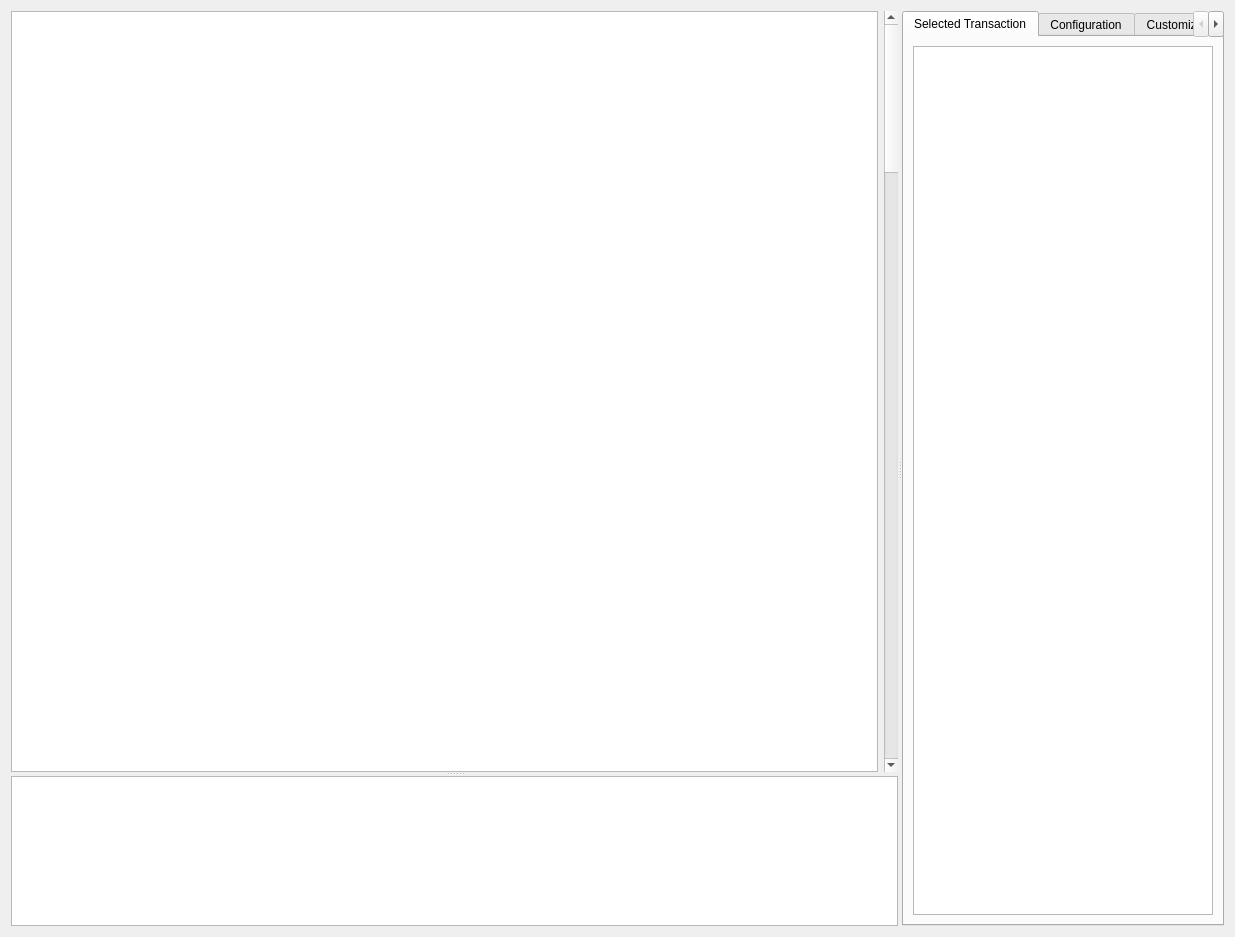
<?xml version="1.0" encoding="UTF-8"?>
<ui version="4.0">
 <class>TraceFileTab</class>
 <widget class="QWidget" name="TraceFileTab">
  <property name="geometry">
   <rect>
    <x>0</x>
    <y>0</y>
    <width>1235</width>
    <height>937</height>
   </rect>
  </property>
  <property name="windowTitle">
   <string>Form</string>
  </property>
  <layout class="QGridLayout" name="gridLayout">
   <item row="0" column="0">
    <widget class="QSplitter" name="splitter_2">
     <property name="sizePolicy">
      <sizepolicy hsizetype="Preferred" vsizetype="Preferred">
       <horstretch>0</horstretch>
       <verstretch>0</verstretch>
      </sizepolicy>
     </property>
     <property name="baseSize">
      <size>
       <width>1000</width>
       <height>0</height>
      </size>
     </property>
     <property name="orientation">
      <enum>Qt::Orientation::Horizontal</enum>
     </property>
     <widget class="QSplitter" name="splitter">
      <property name="sizePolicy">
       <sizepolicy hsizetype="Preferred" vsizetype="Expanding">
        <horstretch>1</horstretch>
        <verstretch>0</verstretch>
       </sizepolicy>
      </property>
      <property name="orientation">
       <enum>Qt::Orientation::Vertical</enum>
      </property>
      <widget class="QWidget" name="traceplotContainer" native="true">
       <property name="sizePolicy">
        <sizepolicy hsizetype="Preferred" vsizetype="Expanding">
         <horstretch>0</horstretch>
         <verstretch>250</verstretch>
        </sizepolicy>
       </property>
       <layout class="QHBoxLayout" name="horizontalLayout_3">
        <item>
         <widget class="TracePlot" name="traceplot">
          <property name="sizePolicy">
           <sizepolicy hsizetype="Preferred" vsizetype="Preferred">
            <horstretch>0</horstretch>
            <verstretch>0</verstretch>
           </sizepolicy>
          </property>
          <property name="minimumSize">
           <size>
            <width>0</width>
            <height>0</height>
           </size>
          </property>
          <property name="focusPolicy">
           <enum>Qt::FocusPolicy::StrongFocus</enum>
          </property>
         </widget>
        </item>
        <item>
         <widget class="QScrollBar" name="traceplotScrollbar">
          <property name="enabled">
           <bool>true</bool>
          </property>
          <property name="pageStep">
           <number>25</number>
          </property>
          <property name="orientation">
           <enum>Qt::Orientation::Vertical</enum>
          </property>
          <property name="invertedAppearance">
           <bool>false</bool>
          </property>
          <property name="invertedControls">
           <bool>true</bool>
          </property>
         </widget>
        </item>
       </layout>
      </widget>
      <widget class="TraceScroller" name="traceScroller">
       <property name="sizePolicy">
        <sizepolicy hsizetype="Expanding" vsizetype="Minimum">
         <horstretch>0</horstretch>
         <verstretch>1</verstretch>
        </sizepolicy>
       </property>
       <property name="minimumSize">
        <size>
         <width>0</width>
         <height>150</height>
        </size>
       </property>
      </widget>
     </widget>
     <widget class="QTabWidget" name="tabWidget">
      <property name="sizePolicy">
       <sizepolicy hsizetype="Preferred" vsizetype="Preferred">
        <horstretch>0</horstretch>
        <verstretch>0</verstretch>
       </sizepolicy>
      </property>
      <property name="minimumSize">
       <size>
        <width>0</width>
        <height>500</height>
       </size>
      </property>
      <property name="currentIndex">
       <number>0</number>
      </property>
      <widget class="QWidget" name="tabSelectedTrans">
       <attribute name="title">
        <string>Selected Transaction</string>
       </attribute>
       <layout class="QGridLayout" name="gridLayout_2">
        <item row="0" column="0">
         <widget class="SelectedTransactionTreeWidget" name="selectedTransactionTree">
          <property name="sizePolicy">
           <sizepolicy hsizetype="Expanding" vsizetype="Expanding">
            <horstretch>3</horstretch>
            <verstretch>3</verstretch>
           </sizepolicy>
          </property>
          <property name="minimumSize">
           <size>
            <width>300</width>
            <height>0</height>
           </size>
          </property>
          <property name="maximumSize">
           <size>
            <width>16777215</width>
            <height>16777215</height>
           </size>
          </property>
          <property name="itemsExpandable">
           <bool>true</bool>
          </property>
          <property name="sortingEnabled">
           <bool>false</bool>
          </property>
          <property name="animated">
           <bool>false</bool>
          </property>
          <property name="columnCount">
           <number>0</number>
          </property>
          <attribute name="headerStretchLastSection">
           <bool>true</bool>
          </attribute>
         </widget>
        </item>
       </layout>
      </widget>
      <widget class="QWidget" name="tabSimConfig">
       <attribute name="title">
        <string>Configuration</string>
       </attribute>
       <layout class="QVBoxLayout" name="verticalLayout">
        <item>
         <widget class="QTableView" name="mcConfigView">
          <property name="selectionMode">
           <enum>QAbstractItemView::SelectionMode::SingleSelection</enum>
          </property>
          <property name="selectionBehavior">
           <enum>QAbstractItemView::SelectionBehavior::SelectRows</enum>
          </property>
          <property name="showGrid">
           <bool>true</bool>
          </property>
          <attribute name="horizontalHeaderStretchLastSection">
           <bool>true</bool>
          </attribute>
          <attribute name="verticalHeaderVisible">
           <bool>false</bool>
          </attribute>
         </widget>
        </item>
        <item>
         <widget class="QTreeView" name="memSpecView">
          <property name="uniformRowHeights">
           <bool>true</bool>
          </property>
         </widget>
        </item>
       </layout>
      </widget>
      <widget class="QWidget" name="tabCustomizePlot">
       <attribute name="title">
        <string>Customize Plot</string>
       </attribute>
       <layout class="QVBoxLayout" name="verticalLayout_2">
        <item>
         <widget class="QLabel" name="customizePlotDescription">
          <property name="text">
           <string>&lt;html&gt;&lt;head/&gt;&lt;body&gt;&lt;p&gt;To customize the displayed rows double click or drag and drop items from the upper list to the lower list.&lt;/p&gt;&lt;/body&gt;&lt;/html&gt;</string>
          </property>
          <property name="scaledContents">
           <bool>false</bool>
          </property>
          <property name="alignment">
           <set>Qt::AlignmentFlag::AlignCenter</set>
          </property>
          <property name="wordWrap">
           <bool>true</bool>
          </property>
         </widget>
        </item>
        <item>
         <widget class="QTreeView" name="availableTreeView">
          <property name="showDropIndicator" stdset="0">
           <bool>false</bool>
          </property>
          <property name="dragEnabled">
           <bool>true</bool>
          </property>
          <property name="dragDropMode">
           <enum>QAbstractItemView::DragDropMode::DragOnly</enum>
          </property>
          <property name="selectionMode">
           <enum>QAbstractItemView::SelectionMode::ExtendedSelection</enum>
          </property>
          <property name="expandsOnDoubleClick">
           <bool>false</bool>
          </property>
         </widget>
        </item>
        <item>
         <widget class="QTreeView" name="selectedTreeView">
          <property name="acceptDrops">
           <bool>true</bool>
          </property>
          <property name="dragEnabled">
           <bool>true</bool>
          </property>
          <property name="dragDropMode">
           <enum>QAbstractItemView::DragDropMode::DragDrop</enum>
          </property>
          <property name="defaultDropAction">
           <enum>Qt::DropAction::MoveAction</enum>
          </property>
          <property name="selectionMode">
           <enum>QAbstractItemView::SelectionMode::ExtendedSelection</enum>
          </property>
          <property name="expandsOnDoubleClick">
           <bool>false</bool>
          </property>
         </widget>
        </item>
       </layout>
      </widget>
      <widget class="QWidget" name="tabComments">
       <attribute name="title">
        <string>Comments</string>
       </attribute>
       <layout class="QGridLayout" name="gridLayout_5">
        <item row="0" column="0">
         <widget class="QTableView" name="commentView">
          <property name="editTriggers">
           <set>QAbstractItemView::EditTrigger::DoubleClicked|QAbstractItemView::EditTrigger::EditKeyPressed</set>
          </property>
          <property name="alternatingRowColors">
           <bool>true</bool>
          </property>
          <property name="selectionBehavior">
           <enum>QAbstractItemView::SelectionBehavior::SelectRows</enum>
          </property>
          <property name="gridStyle">
           <enum>Qt::PenStyle::NoPen</enum>
          </property>
          <attribute name="horizontalHeaderStretchLastSection">
           <bool>true</bool>
          </attribute>
          <attribute name="verticalHeaderVisible">
           <bool>false</bool>
          </attribute>
         </widget>
        </item>
       </layout>
      </widget>
      <widget class="QWidget" name="tabLatencyAnalysis">
       <property name="sizePolicy">
        <sizepolicy hsizetype="Ignored" vsizetype="Ignored">
         <horstretch>0</horstretch>
         <verstretch>0</verstretch>
        </sizepolicy>
       </property>
       <attribute name="title">
        <string>Latency Analysis</string>
       </attribute>
       <layout class="QGridLayout" name="gridLayout_3">
        <item row="0" column="0">
         <layout class="QVBoxLayout" name="latencyLayout">
          <item>
           <widget class="QPushButton" name="startLatencyAnalysis">
            <property name="text">
             <string>Start Analysis</string>
            </property>
           </widget>
          </item>
          <item>
           <widget class="QProgressBar" name="latencyAnalysisProgressBar">
            <property name="value">
             <number>0</number>
            </property>
           </widget>
          </item>
          <item>
           <widget class="QLabel" name="latencyStatsLabel">
            <property name="text">
             <string>Click &quot;Start Analysis&quot; to compute latency statistics.</string>
            </property>
            <property name="textFormat">
             <enum>Qt::RichText</enum>
            </property>
            <property name="wordWrap">
             <bool>true</bool>
            </property>
            <property name="alignment">
             <set>Qt::AlignLeading|Qt::AlignLeft|Qt::AlignTop</set>
            </property>
           </widget>
          </item>

          <item>
           <widget class="QwtPlot" name="latencyPlot">
            <property name="maximumSize">
             <size>
              <width>16777215</width>
              <height>200</height>
             </size>
            </property>
           </widget>
          </item>
          <item>
           <widget class="QTreeView" name="latencyTreeView">
            <property name="editTriggers">
             <set>QAbstractItemView::EditTrigger::NoEditTriggers</set>
            </property>
           </widget>
          </item>
         </layout>
        </item>
       </layout>
      </widget>
      <widget class="QWidget" name="tabPowerAnalysis">
       <property name="enabled">
        <bool>true</bool>
       </property>
       <property name="sizePolicy">
        <sizepolicy hsizetype="Ignored" vsizetype="Ignored">
         <horstretch>0</horstretch>
         <verstretch>0</verstretch>
        </sizepolicy>
       </property>
       <property name="minimumSize">
        <size>
         <width>0</width>
         <height>0</height>
        </size>
       </property>
       <property name="accessibleName">
        <string/>
       </property>
       <attribute name="title">
        <string>Power and Bandwidth Analysis</string>
       </attribute>
       <layout class="QGridLayout" name="gridLayout_4">
        <item row="2" column="0">
         <layout class="QVBoxLayout" name="powerLayout">
          <item>
           <widget class="QPushButton" name="startPowerAnalysis">
            <property name="text">
             <string>Start Analysis</string>
            </property>
           </widget>
          </item>
          <item>
           <widget class="QGroupBox" name="powerBox">
            <property name="title">
             <string>Power:</string>
            </property>
            <layout class="QVBoxLayout" name="verticalLayout_6">
             <item>
              <widget class="QwtPlot" name="powerPlot"/>
             </item>
            </layout>
           </widget>
          </item>
          <item>
           <widget class="QGroupBox" name="bandwidthBox">
            <property name="title">
             <string>Bandwidth:</string>
            </property>
            <layout class="QVBoxLayout" name="verticalLayout_5">
             <item>
              <widget class="QwtPlot" name="bandwidthPlot"/>
             </item>
            </layout>
           </widget>
          </item>
          <item>
           <widget class="QGroupBox" name="bufferBox">
            <property name="title">
             <string>Buffer Analysis:</string>
            </property>
            <layout class="QVBoxLayout" name="verticalLayout_8">
             <item>
              <widget class="QwtPlot" name="bufferPlot"/>
             </item>
            </layout>
           </widget>
          </item>
         </layout>
        </item>
       </layout>
      </widget>
     </widget>
    </widget>
   </item>
  </layout>
 </widget>
 <customwidgets>
  <customwidget>
   <class>QwtPlot</class>
   <extends>QFrame</extends>
   <header>qwt_plot.h</header>
   <container>1</container>
  </customwidget>
  <customwidget>
   <class>TracePlot</class>
   <extends>QListView</extends>
   <header>presentation/traceplot.h</header>
  </customwidget>
  <customwidget>
   <class>TraceScroller</class>
   <extends>QListView</extends>
   <header>presentation/tracescroller.h</header>
  </customwidget>
  <customwidget>
   <class>SelectedTransactionTreeWidget</class>
   <extends>QTreeWidget</extends>
   <header>presentation/selectedtransactiontreewidget.h</header>
  </customwidget>
 </customwidgets>
 <resources/>
 <connections/>
</ui>
